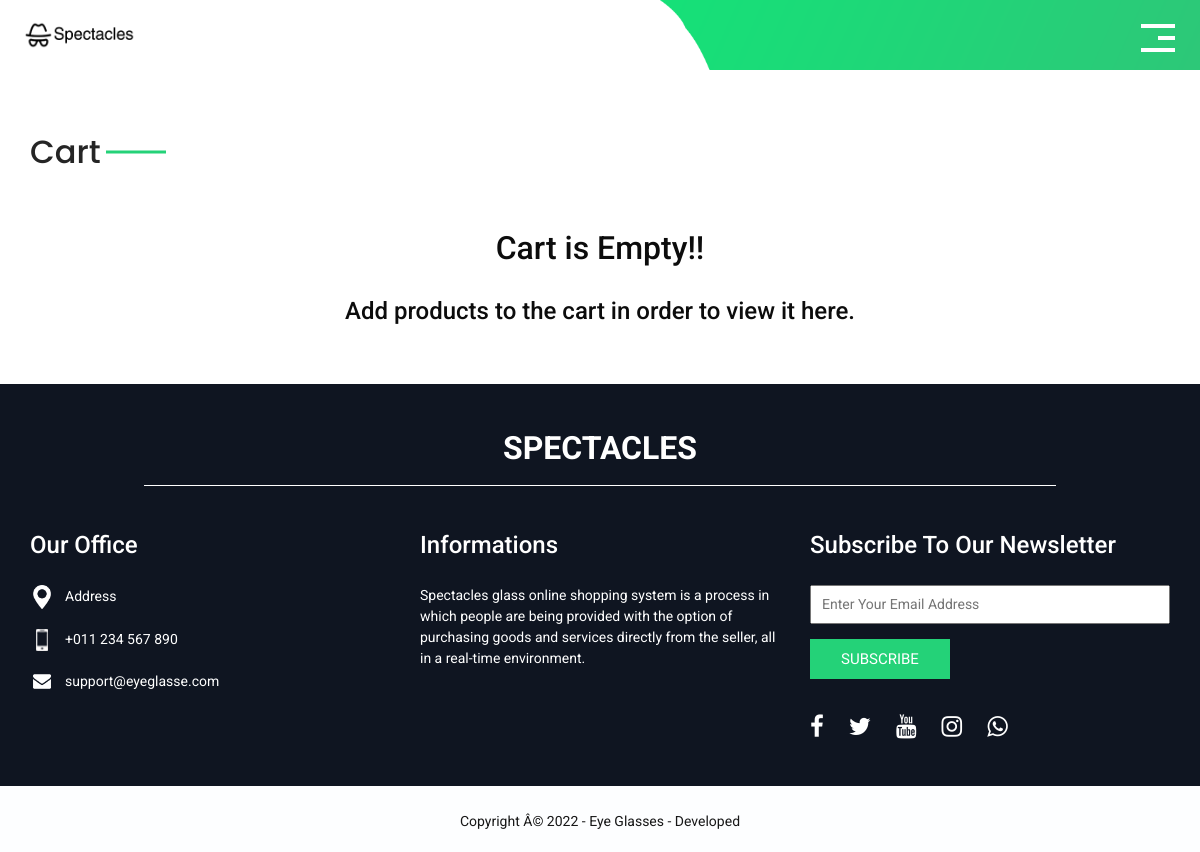
The app's page /cart.php (signed in) with its own data.
### tables this page shows
CREATE TABLE `tbl_settings` (
  `id` int(11) NOT NULL,
  `logo` varchar(255) NOT NULL,
  `favicon` varchar(255) NOT NULL,
  `footer_about` text NOT NULL,
  `footer_copyright` text NOT NULL,
  `contact_address` text NOT NULL,
  `contact_email` varchar(255) NOT NULL,
  `contact_phone` varchar(255) NOT NULL,
  `contact_fax` varchar(255) NOT NULL,
  `contact_map_iframe` text NOT NULL,
  `receive_email` varchar(255) NOT NULL,
  `receive_email_subject` varchar(255) NOT NULL,
  `receive_email_thank_you_message` text NOT NULL,
  `forget_password_message` text NOT NULL,
  `total_recent_post_footer` int(10) NOT NULL,
  `total_popular_post_footer` int(10) NOT NULL,
  `total_recent_post_sidebar` int(11) NOT NULL,
  `total_popular_post_sidebar` int(11) NOT NULL,
  `total_featured_product_home` int(11) NOT NULL,
  `total_latest_product_home` int(11) NOT NULL,
  `total_popular_product_home` int(11) NOT NULL,
  `meta_title_home` text NOT NULL,
  `meta_keyword_home` text NOT NULL,
  `meta_description_home` text NOT NULL,
  `banner_login` varchar(255) NOT NULL,
  `banner_registration` varchar(255) NOT NULL,
  `banner_forget_password` varchar(255) NOT NULL,
  `banner_reset_password` varchar(255) NOT NULL,
  `banner_search` varchar(255) NOT NULL,
  `banner_cart` varchar(255) NOT NULL,
  `banner_checkout` varchar(255) NOT NULL,
  `banner_product_category` varchar(255) NOT NULL,
  `banner_blog` varchar(255) NOT NULL,
  `cta_title` varchar(255) NOT NULL,
  `cta_content` text NOT NULL,
  `cta_read_more_text` varchar(255) NOT NULL,
  `cta_read_more_url` varchar(255) NOT NULL,
  `cta_photo` varchar(255) NOT NULL,
  `featured_product_title` varchar(255) NOT NULL,
  `featured_product_subtitle` varchar(255) NOT NULL,
  `latest_product_title` varchar(255) NOT NULL,
  `latest_product_subtitle` varchar(255) NOT NULL,
  `popular_product_title` varchar(255) NOT NULL,
  `popular_product_subtitle` varchar(255) NOT NULL,
  `testimonial_title` varchar(255) NOT NULL,
  `testimonial_subtitle` varchar(255) NOT NULL,
  `testimonial_photo` varchar(255) NOT NULL,
  `blog_title` varchar(255) NOT NULL,
  `blog_subtitle` varchar(255) NOT NULL,
  `newsletter_text` text NOT NULL,
  `paypal_email` varchar(255) NOT NULL,
  `stripe_public_key` varchar(255) NOT NULL,
  `stripe_secret_key` varchar(255) NOT NULL,
  `bank_detail` text NOT NULL,
  `before_head` text NOT NULL,
  `after_body` text NOT NULL,
  `before_body` text NOT NULL,
  `home_service_on_off` int(11) NOT NULL,
  `home_welcome_on_off` int(11) NOT NULL,
  `home_featured_product_on_off` int(11) NOT NULL,
  `home_latest_product_on_off` int(11) NOT NULL,
  `home_popular_product_on_off` int(11) NOT NULL,
  `home_testimonial_on_off` int(11) NOT NULL,
  `home_blog_on_off` int(11) NOT NULL,
  `newsletter_on_off` int(11) NOT NULL,
  `ads_above_welcome_on_off` int(1) NOT NULL,
  `ads_above_featured_product_on_off` int(1) NOT NULL,
  `ads_above_latest_product_on_off` int(1) NOT NULL,
  `ads_above_popular_product_on_off` int(1) NOT NULL,
  `ads_above_testimonial_on_off` int(1) NOT NULL,
  `ads_category_sidebar_on_off` int(1) NOT NULL
);

CREATE TABLE `tbl_social` (
  `social_id` int(11) NOT NULL,
  `social_name` varchar(30) NOT NULL,
  `social_url` varchar(255) NOT NULL,
  `social_icon` varchar(30) NOT NULL
);

### include/info.php (the view, shortened to what this page needs)
<?php
$statement = $pdo->prepare("SELECT * FROM tbl_settings WHERE id=1");
$statement->execute();
$result = $statement->fetchAll(PDO::FETCH_ASSOC);
foreach ($result as $row)
{
	$footer_about = $row['footer_about'];
	$contact_email = $row['contact_email'];
	$contact_phone = $row['contact_phone'];
	$contact_address = $row['contact_address'];
	$footer_copyright = $row['footer_copyright'];
    $newsletter_on_off = $row['newsletter_on_off'];
}
?>
<?php if($newsletter_on_off == 1): ?>
<section class="info_section layout_padding2">
    <div class="container">
      <div class="info_logo">
        <h2>
        Spectacles
        </h2>
      </div>
      <div class="row">
        <div class="col-md-4">
          <div class="info_contact">
            <h5>
            <?php echo LANG_VALUE_116; ?>
            </h5>
            <div>
              <div class="img-box">
                <img src="images/location-white.png" width="18px" alt="">
              </div>
              <p>
                <?php echo $contact_address; ?>
              </p>
            </div>
            <div>
              <div class="img-box">
                <img src="images/telephone-white.png" width="12px" alt="">
              </div>
              <p>
                <?php echo $contact_phone; ?>
              </p>
            </div>
            <div>
              <div class="img-box">
                <img src="images/envelope-white.png" width="18px" alt="">
              </div>
              <p>
                <?php echo $contact_email; ?>
              </p>
            </div>
          </div>
        </div>
        <div class="col-md-4">
          <div class="info_info">
            <h5>
              Informations
            </h5>
            <p>
              <?php echo $footer_about; ?>
            </p>
          </div>
        </div>
        <div class="col-md-4">
          <div class="info_form ">
            <h5>
            <?php echo LANG_VALUE_93; ?>
            </h5>
            <form action="" method="post" >
              <input type="email" placeholder="<?php echo LANG_VALUE_95; ?>" name="email_subscribe">
              <button type="submit" name="form_subscribe" >
              <?php echo LANG_VALUE_92; ?>
              </button>
            </form>
            <div class="social_box">
            <?php
						$statement = $pdo->prepare("SELECT * FROM tbl_social");
						$statement->execute();
						$result = $statement->fetchAll(PDO::FETCH_ASSOC);
						foreach ($result as $row) {
							?>
              <?php if($row['social_url'] != ''): ?>
              <a href="<?php echo $row['social_url']; ?>">
              <i class="<?php echo $row['social_icon']; ?>" style="color: white;font-size: 24px;"></i>
              </a>
              <?php endif; ?>
							<?php
						}
						?>
            </div>
          </div>
        </div>
      </div>
    </div>
  </section>
  <?php endif; ?>

### include/header.php (shortened to what this page needs)
<header class="header_section">
      <div class="container-fluid">
        <nav class="navbar navbar-expand-lg custom_nav-container">
          <a class="navbar-brand" href="index.php">
            <img style="width: 110px;" src="assets/uploads/<?php echo $logo; ?>" alt="" />
          </a>
          <div>
            <div class="custom_menu-btn ">
              <button>
                <span class=" s-1">
                </span>
                <span class="s-2">
                </span>
                <span class="s-3">
                </span>
              </button>
            </div>
          </div>
        </nav>
      </div>
    </header>

### include/footer.php
<section class="container-fluid footer_section " >
    <div class="container">
      <p>
        <?php echo $footer_copyright; ?>
      </p>
    </div>
  </section>

### css/style.css (style rules this page uses)
body { font-family: 'Open Sans', sans-serif; color: #0c0c0c; background-color: #ffffff; }
.layout_padding2 { padding: 45px 0; }
.header_section { overflow-x: hidden; }
.header_section .container-fluid { padding-right: 25px; padding-left: 25px; }
a, a:hover, a:focus { text-decoration: none; }
.navbar-brand { margin-right: 5%; display: -webkit-box; display: -ms-flexbox; display: flex; -webkit-box-align: center; -ms-flex-align: center; align-items: center; }
.navbar-brand img { width: 70px; }
.custom_nav-container { z-index: 99999; padding: 0; height: 70px; }
.info_section { background-color: #0f1521; color: #ffffff; }
.info_section .info_logo { width: 80%; margin: 0 auto 45px auto; padding-bottom: 10px; text-align: center; border-bottom: 1px solid #ffffff; }
.info_section .info_logo h2 { text-transform: uppercase; font-weight: bold; }
.info_section h5 { margin-bottom: 25px; font-size: 24px; }
.info_section .info_contact .img-box { width: 35px; display: -webkit-box; display: -ms-flexbox; display: flex; -webkit-box-pack: center; -ms-flex-pack: center; justify-content: center; }
.info_section .info_contact p { margin: 0; }
.info_section .info_contact > div { display: -webkit-box; display: -ms-flexbox; display: flex; -webkit-box-align: center; -ms-flex-align: center; align-items: center; margin: 20px 0; }
.info_section .info_contact > div img { height: auto; margin-right: 12px; }
.info_section .info_form form input { outline: none; width: 100%; padding: 7px 10px; }
.info_section .info_form form button { display: inline-block; padding: 8px 30px; background-color: #24d278; color: #ffffff; -webkit-transition: all 0.3s; transition: all 0.3s; border: 1px solid transparent; border-radius: 0; margin-top: 15px; text-transform: uppercase; font-size: 15px; }
.info_section .info_form .social_box { margin-top: 35px; width: 100%; display: -webkit-box; display: -ms-flexbox; display: flex; }
.info_section .info_form .social_box a { margin-right: 25px; }
.footer_section { display: -webkit-box; display: -ms-flexbox; display: flex; -webkit-box-orient: vertical; -webkit-box-direction: normal; -ms-flex-direction: column; flex-direction: column; -webkit-box-pack: center; -ms-flex-pack: center; justify-content: center; background-color: #fdfeff; }
.footer_section p { color: #171717; margin: 0; padding: 25px 0 20px 0; margin: 0 auto; text-align: center; }
.custom_menu-btn button { margin-top: 12px; outline: none; border: none; background-color: transparent; }
.custom_menu-btn button span { display: block; width: 34px; height: 3.5px; background-color: #fff; margin: 8.5px 0; -webkit-transition: all 0.3s; transition: all 0.3s; }
.custom_menu-btn .s-2 { -webkit-transition: all 0.1s; transition: all 0.1s; width: 17px; margin-left: auto; }

### css/responsive.css (style rules this page uses)
@media (min-width: 1200px) { .container { max-width: 1170px; } }

### assets/css/main1.css (style rules this page uses)
* { margin: 0; padding: 0; }
body { font-family: "Roboto", sans-serif; font-size: 14px; }
h1, h2, h3, h4, h5, h6 { font-family: "Roboto", sans-serif; }
a { text-decoration: none; }

### records on screen
tbl_settings: logo (picture), contact_address "Address", contact_phone "+011 234 567 890", contact_email "support@eyeglasse.com", footer_about "Spectacles glass online shopping system is a process in which people are being provided with the option of purchasing goods and services directly from the seller, all in a real-time environment.", footer_copyright "Copyright Â© 2022 - Eye Glasses - Developed"

### other values on screen
LANG_VALUE_18 "Cart"
LANG_VALUE_116 "Our Office"
LANG_VALUE_93 "Subscribe To Our Newsletter"
LANG_VALUE_92 "SUBSCRIBE"
